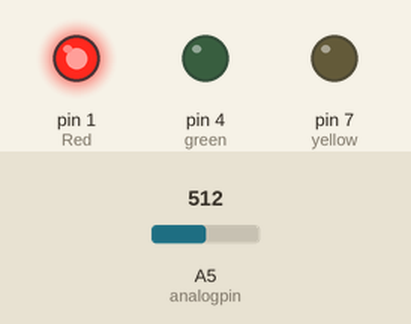
This sketch was run on a simulated Arduino Uno, built with avr-gcc and run on an emulated ATmega328P. On the bench: output pins drawn as LEDs (lit = HIGH). The test bench sets the inputs (shaded band); at power-on: A5 (analogpin) = 512.

Above: at 6.8 s.
6.9 s: A5 (analogpin) set to 306
At 10.3 s:
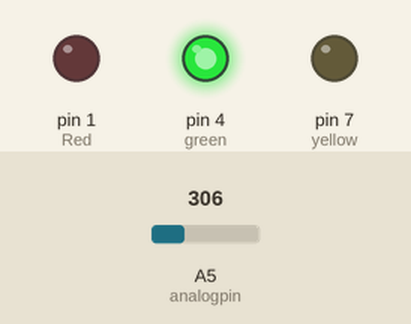
13.6 s: A5 (analogpin) set to 383
20.3 s: A5 (analogpin) set to 409
At 24.0 s:
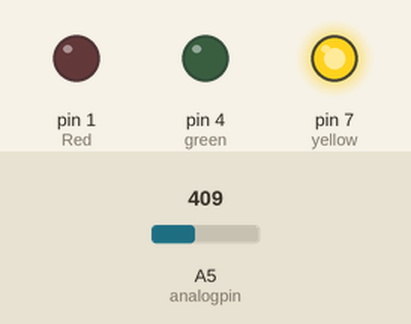
31.8 s: A5 (analogpin) set to 122
At 33.2 s:
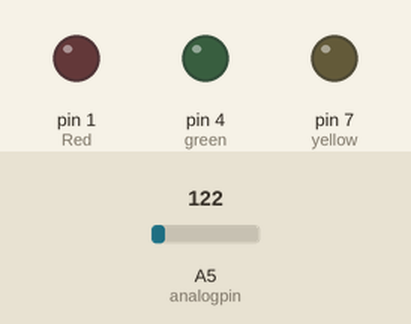
38.5 s: A5 (analogpin) set to 511
At 39.2 s:
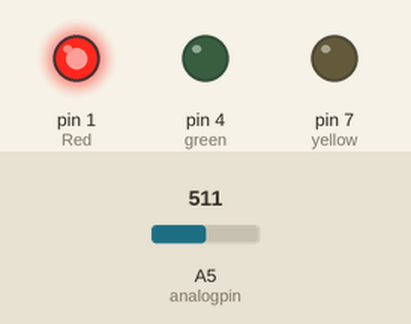
Timing chart, 0 to 51.0 s (numbered marks = the images above; inputs shaded):
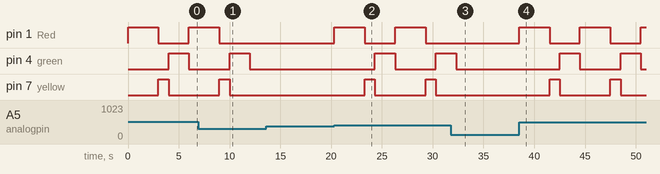

The sketch:

traffic_light.ino
```cpp
// Traffic light with 3 led using variable Resistor
int Red = 1;
int yellow = 7;
int green = 4;
const int analogpin = A5 ;
const int y = 400 ;
void setup()
{
    pinMode(Red, OUTPUT);
    pinMode(yellow, OUTPUT);
    pinMode(green, OUTPUT);
}

void loop(){
  int x=analogRead(analogpin);
  if(x>y)
  {
     digitalWrite(green, LOW);
    digitalWrite(Red, HIGH);
    delay(3000);
    digitalWrite(Red, LOW);
    digitalWrite(yellow, HIGH);
    delay(1000);
    digitalWrite(yellow, LOW);
    digitalWrite(green, HIGH);
    delay(2000);}
    else{
      digitalWrite(green,LOW);
      digitalWrite(yellow,LOW);
      digitalWrite(Red,LOW);


     }
}
```

Measured:
- the behaviour switches between 400 and 401 on A5 (analogpin) (found by bisection; images 1 and 2)
- after the input at 6.9 s, pin 1 (Red): goes on until 9.0 s, then stays LOW
- after the input at 13.6 s, every drawn part: stays the same
- after the input at 20.3 s, pin 1 (Red): alternates HIGH for 3.0 s and LOW for 3.0 s, starting at once; pin 4 (green): LOW → HIGH after 4.0 s, → LOW 2.0 s later, → HIGH 4.0 s later; pin 7 (yellow): alternates HIGH for 1.0 s and LOW for 5.0 s, starting after 3.0 s
- after the input at 31.8 s, pin 1 (Red): stays LOW (without the input it goes to HIGH after 0.50 s); pin 4 (green): goes on until 32.3 s, then stays LOW; pin 7 (yellow): stays LOW (without the input it goes to HIGH after 3.5 s)
- after the input at 38.5 s, pin 1 (Red): alternates HIGH for 3.0 s and LOW for 3.0 s, starting at once; pin 4 (green): alternates HIGH for 2.0 s and LOW for 4.0 s, starting after 4.0 s; pin 7 (yellow): alternates HIGH for 1.0 s and LOW for 5.0 s, starting after 3.0 s
